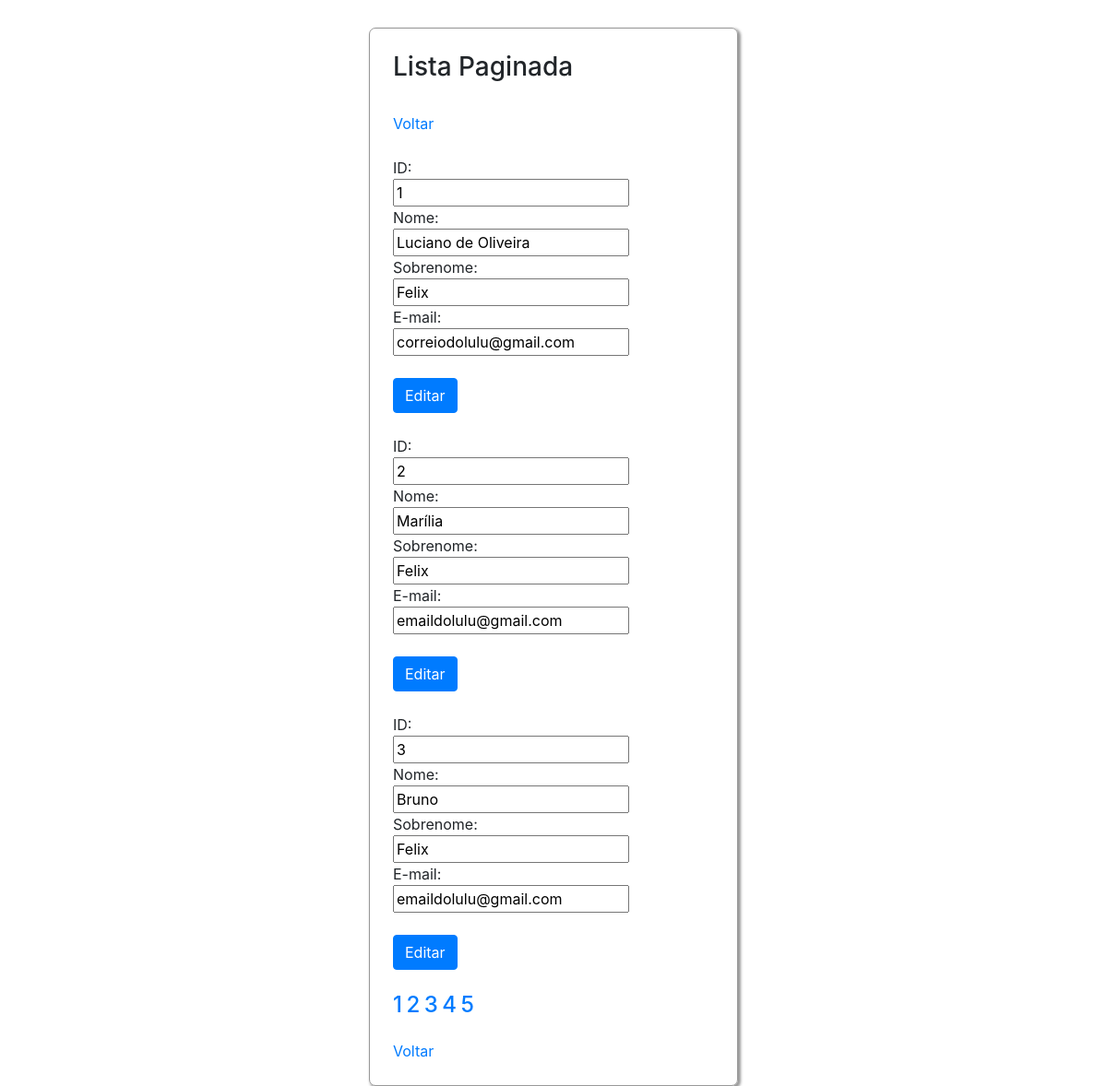
The page /list_pages.php on the database its author committed.
### tables this page shows
CREATE TABLE `tbl_usuarios` (
  `id_usuario` int(11) NOT NULL,
  `primeiro_nome` varchar(20) DEFAULT NULL,
  `sobrenome` varchar(60) DEFAULT NULL,
  `email` varchar(60) NOT NULL
);

### list_pages.php (the view, shortened to what this page needs)
<!DOCTYPE html>
<html>
<head>
  <link rel="stylesheet" href="https://maxcdn.bootstrapcdn.com/bootstrap/4.2.1/css/bootstrap.min.css">
  <link href="stylesheet.css" type="text/css" rel="stylesheet" media="screen" />
</head>
<body>
  <div>
    <h3>Lista Paginada</h3><br>
    <a href="index.php" target="_self">Voltar</a><br><br>
<?php
    include "connect.php";
    $pagina = (isset($_GET['pagina']))? $_GET['pagina'] : 1;
    $comando = "select * from tbl_usuarios;";
    $dados = mysqli_query($link,$comando);
    $total = mysqli_num_rows($dados);
    $registros = 3;
    $numPaginas = ceil($total/$registros);
    $inicio = ($registros*$pagina)-$registros;
    $comando = "select * from tbl_usuarios limit $inicio,$registros;";
    $dados = mysqli_query($link,$comando);
    while ($conteudo = mysqli_fetch_array($dados)) {
      $id = $conteudo['id_usuario'];
      $primeiro_nome = $conteudo['primeiro_nome'];
      $sobrenome = $conteudo['sobrenome'];
      $email = $conteudo['email'];
      echo "<form action='form_update.php' method='POST'>";
      echo "ID:<br>";
      echo "<input type='text' name='id_usuario' value='$id'><br>";
      echo "Nome:<br>";
      echo "<input type='text' name='primeiro_nome' value='$primeiro_nome'><br>";
      echo "Sobrenome:<br>";
      echo "<input type='text' name='sobrenome' value='$sobrenome'><br>";
      echo "E-mail:<br>";
      echo "<input type='text' name='email' value='$email'><br><br>";
      echo "<input class='btn btn-primary' type='submit' value='Editar'><br><br<br><br>";
      echo "</form>";
    }
    for($i = 1; $i < $numPaginas + 1; $i++) {
        echo "<h4><a href='list_pages.php?pagina=$i'>".$i."</h4></a> ";
    }
?>
<br><br>
<a href="index.php" target="_self">Voltar</a><br>
</div>
</body>
</html>

### stylesheet.css (style rules this page uses)
div { width: 400px; margin: 30px auto; border: 1px solid #999; padding: 25px; border-radius: 7px; box-shadow: 2px 2px 3px 1px #999; }

### list_pages.php (style rules this page uses)
h4 { display:inline; }

### rows shown on the page
tbl_usuarios: id_usuario "1", primeiro_nome "Luciano de Oliveira", sobrenome "Felix", email "correiodolulu@gmail.com"
tbl_usuarios: id_usuario "2", primeiro_nome "Marília", sobrenome "Felix", email "emaildolulu@gmail.com"
tbl_usuarios: id_usuario "3", primeiro_nome "Bruno", sobrenome "Felix", email "emaildolulu@gmail.com"
